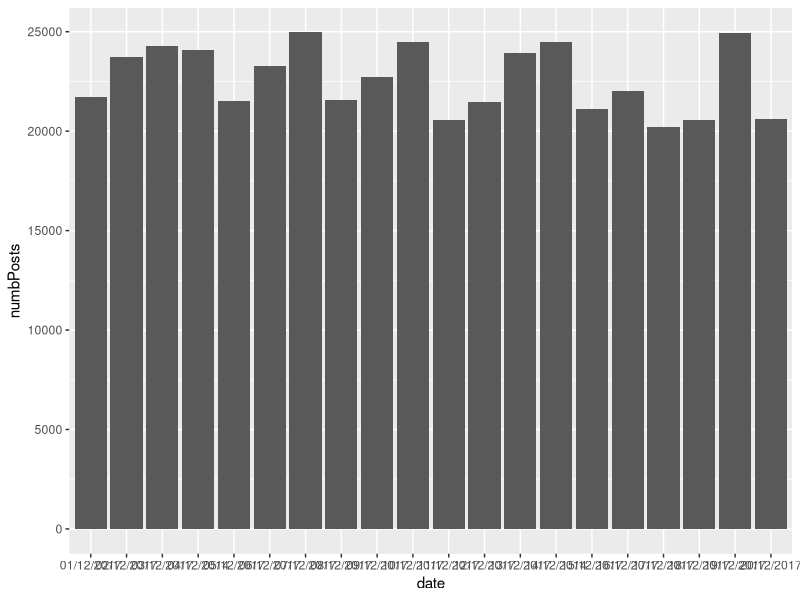
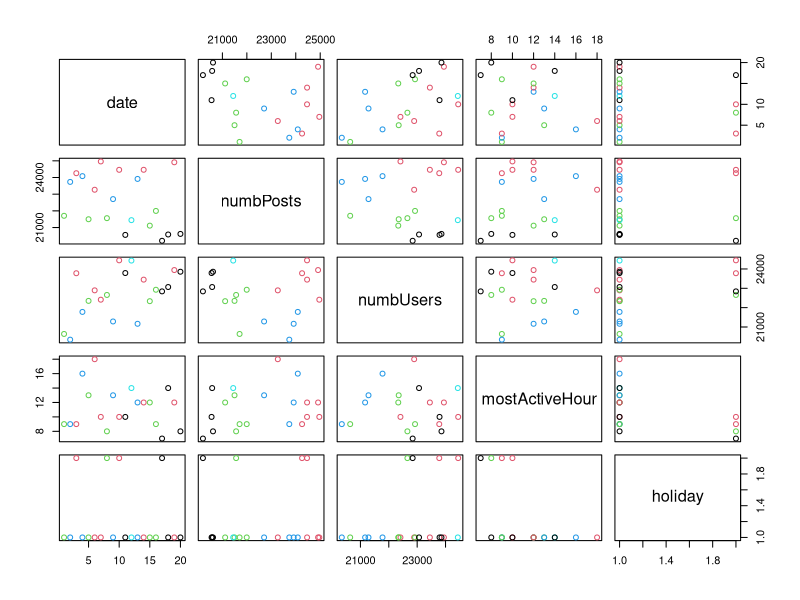

These figures' R source, in order: (Note: this script raises an error after producing the figures.)

# This script will generate an executable version of the pipeline

# Structure of the program:
# - if sources are local files and path is not specified, place them in a folder named "sourceDFs" at the same level of the R file;
#	if sources are remote, if they don't require credentials they will be automatically downloaded, otherwise you need to manually
#	download them;
# - all output files will be placed in a folder named "output" at the same level of the R file.

# A pdf file containing plots will be exported to "output/socialAnalysis.pdf"
# A txt file containing summaries will be exported to "output/socialAnalysis_summary.txt"
 
# Import libraries (if some are missing, install them: install.packages("library_name") )

# install.packages("readr")
library(readr)

# install.packages("plyr")
# install.packages("XML")
# install.packages("jsonlite")
# install.packages("rjson")
library(plyr)
library(XML)
library(jsonlite)
library(rjson)

# install.packages("e1071")
# install.packages("randomForest")
library(MASS)
library(class)
library(e1071)
library(randomForest)

# install.packages(ggplot2)
library(ggplot2)

# install.packages("dplyr")
# install.packages("scales")
# install.packages("reshape2")
# install.packages("tibble")
library(dplyr)
library(scales)
library(reshape2)
library(tibble)

set.seed(501)
pdf("output/socialAnalysis.pdf")


## COLLECTION TASK
# Import sourceDFs as dataframes
# Loading file posts.csv

# TODO: check the separator character for the csv file
separatorChar <- ';'
posts.csv <- read.csv("sources/posts.csv", sep = separatorChar)




sourceDF <- posts.csv


## CLEANING TASK

# Predefined operation :  remove column
	sourceDF$source <- NULL

# TODO: User defined cleaning operation
# orderByDate: OrderByAsc
	sourceDF <- sourceDF[order(sourceDF$date),]

# TODO: User defined cleaning operation
# group: GroupByDate
	# install.packages("sqldf")
	library(sqldf)
	sourceDF <- sqldf("SELECT date, MAX(numbPosts) AS numbPosts, MAX(numbUsers) AS numbUsers, AVG(mostActiveHour) AS
	                   mostActiveHour, holiday FROM sourceDF GROUP BY date, holiday")


## ANALYSIS TASK

# Descriptive analysis:  view data
View(sourceDF)
sourceDF

# Descriptive analysis: 	
	data2plot <- data.frame(	
		
		date = sourceDF$date
		 , 
		numbPosts = sourceDF$numbPosts
		 , 
		numbUsers = sourceDF$numbUsers
		, row.names = NULL)
		
		ggplot(data2plot, aes(x = date, y = numbPosts)) + geom_bar(stat ="identity")
	

# Clustering analysis:  kMeans
	kMeansUsers <- kmeans(sourceDF[ , sapply(sourceDF, is.numeric)], 5)
	plot(sourceDF, col = kMeansUsers$cluster)
	sourceDF$group <- kMeansUsers$cluster

# Predictive analysis:  simple regression
	linRegrHour <- lm(mostActiveHour ~ numbUsers, data = sourceDF)
	summary(linRegrHour)
	out <- capture.output(summary(linRegrHour))
	cat("\nLinear regression", out, file="output/socialAnalysis_summary.txt", sep="\n", append=TRUE)

# Predictive analysis:  multiple linear regression
	multRegrHour <- lm(		mostActiveHour ~ 
			numbUsers
			 + numbPosts
	, data = sourceDF)
	summary(multRegrHour)
	out <- capture.output(summary(multRegrHour))
	cat("\nMultiple linear regression", out, file="output/socialAnalysis_summary.txt", sep="\n", append=TRUE)



## EXPORT TASK
	write.csv(sourceDF, file = "output/analyzesPosts.csv", row.names = F)


dev.off()

rm(list = ls())
